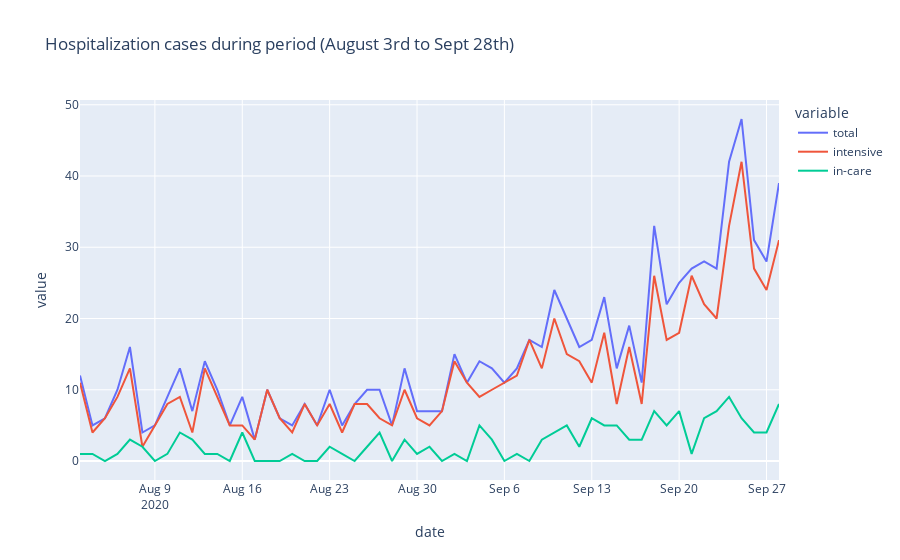

This figure's notebook cell:
### Code cell
fig = px.line(period, x = 'date', y = [period.total,period.intensive,period['in-care']],
              title='Hospitalization cases during period (August 3rd to Sept 28th)')
fig.show()
